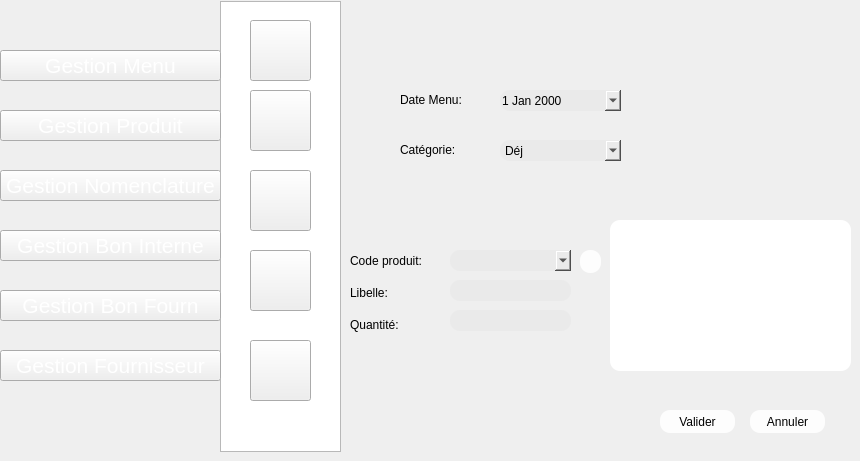
    <widget class="QWidget" name="page_32">
     <widget class="QPushButton" name="pushButton_240">
      <property name="geometry">
       <rect>
        <x>250</x>
        <y>20</y>
        <width>61</width>
        <height>61</height>
       </rect>
      </property>
      <property name="styleSheet">
       <string notr="true">image: url(:/new/prefix1/img/icon-ajout2.png);
background-image: url(:/new/prefix1/img/bg.png);</string>
      </property>
      <property name="text">
       <string/>
      </property>
     </widget>
     <widget class="QPushButton" name="pushButton_241">
      <property name="geometry">
       <rect>
        <x>0</x>
        <y>110</y>
        <width>221</width>
        <height>31</height>
       </rect>
      </property>
      <property name="font">
       <font>
        <pointsize>16</pointsize>
        <weight>50</weight>
        <bold>false</bold>
       </font>
      </property>
      <property name="styleSheet">
       <string notr="true">color: rgb(255, 255, 255);

</string>
      </property>
      <property name="text">
       <string>Gestion Produit</string>
      </property>
     </widget>
     <widget class="QPushButton" name="pushButton_243">
      <property name="geometry">
       <rect>
        <x>250</x>
        <y>90</y>
        <width>61</width>
        <height>61</height>
       </rect>
      </property>
      <property name="styleSheet">
       <string notr="true">image: url(:/new/prefix1/img/icon-modif2 (1).png);</string>
      </property>
      <property name="text">
       <string/>
      </property>
     </widget>
     <widget class="QListView" name="listView_23">
      <property name="geometry">
       <rect>
        <x>220</x>
        <y>1</y>
        <width>121</width>
        <height>451</height>
       </rect>
      </property>
      <property name="styleSheet">
       <string notr="true">background-image: url(:/new/prefix1/img/selected.png);</string>
      </property>
     </widget>
     <widget class="QPushButton" name="pushButton_244">
      <property name="geometry">
       <rect>
        <x>0</x>
        <y>170</y>
        <width>221</width>
        <height>31</height>
       </rect>
      </property>
      <property name="font">
       <font>
        <pointsize>16</pointsize>
        <weight>50</weight>
        <bold>false</bold>
       </font>
      </property>
      <property name="styleSheet">
       <string notr="true">color: rgb(255, 255, 255);

</string>
      </property>
      <property name="text">
       <string>Gestion Nomenclature</string>
      </property>
     </widget>
     <widget class="QPushButton" name="pushButton_245">
      <property name="geometry">
       <rect>
        <x>250</x>
        <y>250</y>
        <width>61</width>
        <height>61</height>
       </rect>
      </property>
      <property name="styleSheet">
       <string notr="true">image: url(:/new/prefix1/img/icon-supp2 (1).png);</string>
      </property>
      <property name="text">
       <string/>
      </property>
     </widget>
     <widget class="QPushButton" name="pushButton_246">
      <property name="geometry">
       <rect>
        <x>250</x>
        <y>170</y>
        <width>61</width>
        <height>61</height>
       </rect>
      </property>
      <property name="styleSheet">
       <string notr="true">image: url(:/new/prefix1/img/icon-afficher2.png);</string>
      </property>
      <property name="text">
       <string/>
      </property>
     </widget>
     <widget class="QPushButton" name="pushButton_247">
      <property name="geometry">
       <rect>
        <x>250</x>
        <y>340</y>
        <width>61</width>
        <height>61</height>
       </rect>
      </property>
      <property name="styleSheet">
       <string notr="true">image: url(:/new/prefix1/img/aa.png);</string>
      </property>
      <property name="text">
       <string/>
      </property>
     </widget>
     <widget class="QLabel" name="label_57">
      <property name="geometry">
       <rect>
        <x>400</x>
        <y>90</y>
        <width>81</width>
        <height>20</height>
       </rect>
      </property>
      <property name="styleSheet">
       <string notr="true">                                     border-radius: 10px;
font: 9pt &quot;MS Reference Sans Serif&quot;;
</string>
      </property>
      <property name="text">
       <string>Date Menu:</string>
      </property>
     </widget>
     <widget class="QPushButton" name="pushButton_53">
      <property name="geometry">
       <rect>
        <x>750</x>
        <y>410</y>
        <width>75</width>
        <height>23</height>
       </rect>
      </property>
      <property name="styleSheet">
       <string notr="true">                                         border-radius: 10px;
background-color: rgb(253, 253, 253);
                                        font: 9pt &quot;MS Reference Sans Serif&quot;;</string>
      </property>
      <property name="text">
       <string>Annuler</string>
      </property>
     </widget>
     <widget class="QLabel" name="label_7">
      <property name="geometry">
       <rect>
        <x>400</x>
        <y>140</y>
        <width>81</width>
        <height>20</height>
       </rect>
      </property>
      <property name="styleSheet">
       <string notr="true">                                     border-radius: 10px;
font: 9pt &quot;MS Reference Sans Serif&quot;;
</string>
      </property>
      <property name="text">
       <string>Catégorie:</string>
      </property>
     </widget>
     <widget class="QLineEdit" name="lineEdit_7">
      <property name="geometry">
       <rect>
        <x>450</x>
        <y>310</y>
        <width>121</width>
        <height>21</height>
       </rect>
      </property>
      <property name="styleSheet">
       <string notr="true">                                     border-radius: 10px;
background-color: rgb(234, 234, 234);
</string>
      </property>
     </widget>
     <widget class="QPushButton" name="refajout">
      <property name="geometry">
       <rect>
        <x>580</x>
        <y>250</y>
        <width>21</width>
        <height>23</height>
       </rect>
      </property>
      <property name="styleSheet">
       <string notr="true">                                         border-radius: 10px;
background-color: rgb(253, 253, 253);
                                        </string>
      </property>
      <property name="text">
       <string/>
      </property>
      <property name="icon">
       <iconset>
        <normaloff>../../1200px-Refresh_icon.svg.png</normaloff>../../1200px-Refresh_icon.svg.png</iconset>
      </property>
     </widget>
     <widget class="QComboBox" name="comboBox_16">
      <property name="geometry">
       <rect>
        <x>450</x>
        <y>250</y>
        <width>121</width>
        <height>21</height>
       </rect>
      </property>
      <property name="styleSheet">
       <string notr="true">                                     border-radius: 10px;
font: 9pt &quot;MS Reference Sans Serif&quot;;
background-color: rgb(234, 234, 234);
</string>
      </property>
     </widget>
     <widget class="QDateEdit" name="dateEdit_3">
      <property name="geometry">
       <rect>
        <x>500</x>
        <y>90</y>
        <width>121</width>
        <height>21</height>
       </rect>
      </property>
      <property name="styleSheet">
       <string notr="true">                                            border-radius: 10px;
font: 9pt &quot;MS Reference Sans Serif&quot;;
background-color: rgb(234, 234, 234);
</string>
      </property>
      <property name="calendarPopup">
       <bool>true</bool>
      </property>
     </widget>
     <widget class="QPushButton" name="ajoutermenu">
      <property name="geometry">
       <rect>
        <x>660</x>
        <y>410</y>
        <width>75</width>
        <height>23</height>
       </rect>
      </property>
      <property name="styleSheet">
       <string notr="true">                                         border-radius: 10px;
background-color: rgb(253, 253, 253);
                                        font: 9pt &quot;MS Reference Sans Serif&quot;;</string>
      </property>
      <property name="text">
       <string>Valider</string>
      </property>
     </widget>
     <widget class="QTableView" name="tableView_4">
      <property name="geometry">
       <rect>
        <x>610</x>
        <y>220</y>
        <width>241</width>
        <height>151</height>
       </rect>
      </property>
      <property name="styleSheet">
       <string notr="true">                                     border-radius: 10px;
background-color: rgb(255, 255, 255);
</string>
      </property>
     </widget>
     <widget class="QLineEdit" name="lineEdit_6">
      <property name="geometry">
       <rect>
        <x>450</x>
        <y>280</y>
        <width>121</width>
        <height>21</height>
       </rect>
      </property>
      <property name="styleSheet">
       <string notr="true">                                     border-radius: 10px;
background-color: rgb(234, 234, 234);
</string>
      </property>
     </widget>
     <widget class="QComboBox" name="comboBox_17">
      <property name="geometry">
       <rect>
        <x>500</x>
        <y>140</y>
        <width>121</width>
        <height>21</height>
       </rect>
      </property>
      <property name="styleSheet">
       <string notr="true">                                     border-radius: 10px;
font: 9pt &quot;MS Reference Sans Serif&quot;;
background-color: rgb(234, 234, 234);
</string>
      </property>
      <item>
       <property name="text">
        <string>Déj</string>
       </property>
      </item>
      <item>
       <property name="text">
        <string>Petit Déj</string>
       </property>
      </item>
      <item>
       <property name="text">
        <string>Dinner</string>
       </property>
      </item>
     </widget>
     <widget class="QPushButton" name="pushButton_248">
      <property name="geometry">
       <rect>
        <x>0</x>
        <y>230</y>
        <width>221</width>
        <height>31</height>
       </rect>
      </property>
      <property name="font">
       <font>
        <pointsize>16</pointsize>
        <weight>50</weight>
        <bold>false</bold>
       </font>
      </property>
      <property name="styleSheet">
       <string notr="true">color: rgb(255, 255, 255);

</string>
      </property>
      <property name="text">
       <string>Gestion Bon Interne</string>
      </property>
     </widget>
     <widget class="QPushButton" name="pushButton_256">
      <property name="geometry">
       <rect>
        <x>0</x>
        <y>290</y>
        <width>221</width>
        <height>31</height>
       </rect>
      </property>
      <property name="font">
       <font>
        <pointsize>16</pointsize>
        <weight>50</weight>
        <bold>false</bold>
       </font>
      </property>
      <property name="styleSheet">
       <string notr="true">color: rgb(255, 255, 255);

</string>
      </property>
      <property name="text">
       <string>Gestion Bon Fourn</string>
      </property>
     </widget>
     <widget class="QPushButton" name="pushButton_265">
      <property name="geometry">
       <rect>
        <x>0</x>
        <y>350</y>
        <width>221</width>
        <height>31</height>
       </rect>
      </property>
      <property name="font">
       <font>
        <pointsize>16</pointsize>
        <weight>50</weight>
        <bold>false</bold>
       </font>
      </property>
      <property name="styleSheet">
       <string notr="true">color: rgb(255, 255, 255);

</string>
      </property>
      <property name="text">
       <string>Gestion Fournisseur</string>
      </property>
     </widget>
     <widget class="QPushButton" name="pushButton_305">
      <property name="geometry">
       <rect>
        <x>0</x>
        <y>50</y>
        <width>221</width>
        <height>31</height>
       </rect>
      </property>
      <property name="font">
       <font>
        <pointsize>16</pointsize>
        <weight>50</weight>
        <bold>false</bold>
       </font>
      </property>
      <property name="styleSheet">
       <string notr="true">color: rgb(255, 255, 255);

</string>
      </property>
      <property name="text">
       <string>Gestion Menu</string>
      </property>
     </widget>
     <widget class="QLabel" name="label_24">
      <property name="geometry">
       <rect>
        <x>350</x>
        <y>250</y>
        <width>91</width>
        <height>21</height>
       </rect>
      </property>
      <property name="styleSheet">
       <string notr="true">                                     border-radius: 10px;
font: 9pt &quot;MS Reference Sans Serif&quot;;
</string>
      </property>
      <property name="text">
       <string>Code produit:</string>
      </property>
     </widget>
     <widget class="QLabel" name="label_25">
      <property name="geometry">
       <rect>
        <x>350</x>
        <y>282</y>
        <width>91</width>
        <height>21</height>
       </rect>
      </property>
      <property name="styleSheet">
       <string notr="true">                                     border-radius: 10px;
font: 9pt &quot;MS Reference Sans Serif&quot;;
</string>
      </property>
      <property name="text">
       <string>Libelle:</string>
      </property>
     </widget>
     <widget class="QLabel" name="label_26">
      <property name="geometry">
       <rect>
        <x>350</x>
        <y>314</y>
        <width>91</width>
        <height>21</height>
       </rect>
      </property>
      <property name="styleSheet">
       <string notr="true">                                     border-radius: 10px;
font: 9pt &quot;MS Reference Sans Serif&quot;;
</string>
      </property>
      <property name="text">
       <string>Quantité:</string>
      </property>
     </widget>
     <zorder>label_24</zorder>
     <zorder>label_25</zorder>
     <zorder>label_26</zorder>
     <zorder>pushButton_244</zorder>
     <zorder>listView_23</zorder>
     <zorder>pushButton_240</zorder>
     <zorder>pushButton_241</zorder>
     <zorder>pushButton_243</zorder>
     <zorder>pushButton_245</zorder>
     <zorder>pushButton_246</zorder>
     <zorder>pushButton_247</zorder>
     <zorder>label_57</zorder>
     <zorder>pushButton_53</zorder>
     <zorder>label_7</zorder>
     <zorder>lineEdit_7</zorder>
     <zorder>refajout</zorder>
     <zorder>comboBox_16</zorder>
     <zorder>dateEdit_3</zorder>
     <zorder>ajoutermenu</zorder>
     <zorder>tableView_4</zorder>
     <zorder>lineEdit_6</zorder>
     <zorder>comboBox_17</zorder>
     <zorder>pushButton_248</zorder>
     <zorder>pushButton_256</zorder>
     <zorder>pushButton_265</zorder>
     <zorder>pushButton_305</zorder>
    </widget>
